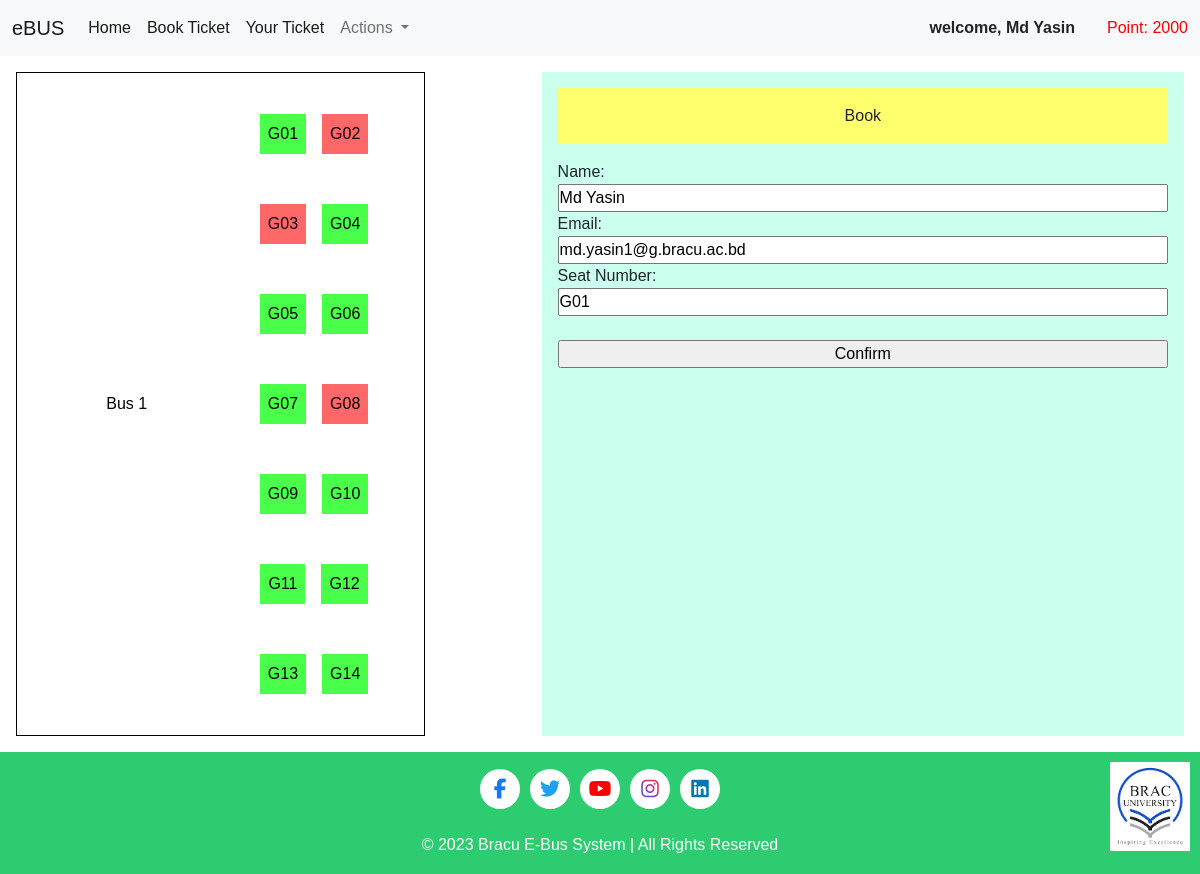
/booking-form/U2/1/G01, run on the app's committed database.
### user/models.py (models this page shows)
class User(models.Model):
    user_id = models.CharField(max_length=10, primary_key=True, default="#1")
    name = models.CharField(max_length=100, unique=True)
    email = models.EmailField(max_length=100, unique=True)
    date_joined = models.DateField(auto_now_add=True)
    point = models.IntegerField(default=100)
    password = models.CharField(max_length=100)
    active = models.BooleanField(default=False)

### ticket_booking/views.py (the view, shortened to what this page needs)
# urls.py: path('booking-form/<id>/<bus_number>/<seat_number>', booking_form, name="booking-form"),
def booking_form(request, id, bus_number, seat_number):
    user = User.objects.filter(user_id=id).first()
    general_seats = {}
    for i in range(1, 15):
        if i < 10:
            key = f'G0{i}'
        else:
            key = f'G{i}'
        booked = Tickets.objects.filter(seat_number=key).exists()
        if booked:
            general_seats[key] = {'booked': True}
        else:
            general_seats[key] = {'booked': False}
    return render(request, 'ticket_booking/booking_form.html', {'user':user, 'general_seats':general_seats, 'bus_number':bus_number, 'seat_number':seat_number})

### ticket_booking/templates/ticket_booking/booking_form.html (shortened to what this page needs)
{% extends "ticket_booking/base.html" %}
{% load static %}
{% block cssfiles %}
    <link rel="stylesheet" href="{% static 'ticket_booking/seating_cart.css' %}">
    <link rel="stylesheet" href="{% static 'ticket_booking/booking_form.css' %}">
{% endblock cssfiles %}
{% block form %}
    <p class="form-heading">Book</p>
    <form action="" method="post">
        <label for="lname">Name:</label><br>
        <input type="text" name="name" id="lname" value="{{user.name}}"><br>
        <label for="lemail">Email:</label><br>
        <input type="email" name="email" id="lemail" value="{{user.email}}"><br>
        <label for="lseat">Seat Number:</label><br>
        <input type="text" name="seat" id="lseat" value="{{seat_number}}"><br><br>
        <input type="submit" value="Confirm">
    </form>
{% endblock form %}

### homepage/templates/homepage/base.html (shortened to what this page needs)
<!DOCTYPE html>
{% load static %}
<html lang="en">
<head>
    <link rel="stylesheet" href="https://cdnjs.cloudflare.com/ajax/libs/font-awesome/6.4.2/css/all.min.css" />
    <link href="https://cdn.jsdelivr.net/npm/bootstrap@5.0.2/dist/css/bootstrap.min.css" rel="stylesheet">
    <link rel="stylesheet" href="{% static 'homepage/nav.css' %}">
    {% block cssfiles %}{% endblock cssfiles %}
</head>
<body>
    <nav class="navbar navbar-expand-lg navbar-light bg-light">
        <div class="container-fluid">
          <a class="navbar-brand" href="#">eBUS</a>
          <div class="collapse navbar-collapse" id="navbarSupportedContent">
            <ul class="navbar-nav me-auto mb-2 mb-lg-0">
              <li class="nav-item">
                  <a class="nav-link active" aria-current="page" href="{% url 'homepage' id=user.user_id %}">Home</a>
              </li>
              <li class="nav-item">
                  <a class="nav-link active" aria-current="page" href="{% url 'buses' id=user.user_id %}">Book Ticket</a>
              </li>
              <li class="nav-item">
                <a class="nav-link active" aria-current="page" href="{% url 'ticket' id=user.user_id %}">Your Ticket</a>
            </li>
              <li class="nav-item dropdown">
                <a class="nav-link dropdown-toggle" href="#" id="navbarDropdown" role="button" data-bs-toggle="dropdown" aria-expanded="false">
                  Actions
                </a>
              </li>
            </ul>
              <div class="welcome">welcome, {{ user.name }}</div>
              <div class="points">Point: {{ user.point }}</div>
          </div>
        </div>
      </nav>
      {% block content %}{% endblock content %}
    <div class="footer">
      <p>
        <div class="icons">
          <div class="icon">
            <i class="fab fa-facebook-f facebook-icon"></i>
          </div>
          <div class="icon">
            <i class="fab fa-twitter twitter-icon"></i>
          </div>
          <div class="icon">
            <i class="fab fa-youtube youtube-icon"></i>
          </div>
          <div class="icon">
            <i class="fab fa-instagram instagram-icon"></i>
          </div>
          <div class="icon">
            <i class="fab fa-linkedin linkedin-icon"></i>
          </div>
        </div>
        <img src="{% static 'images/braculogo.png' %}" alt="Your Real Logo">
        <br>
        <span>&copy; 2023 Bracu E-Bus System | All Rights Reserved</span>
      </p>
    </div>
</body>
</html>

### homepage/static/homepage/nav.css (style rules this page uses)
.welcome { font-weight: 600; margin-right: 2rem; }
.points { color: red; }

### ticket_booking/static/ticket_booking/seating_cart.css (style rules this page uses)
* { margin: 0; padding: 0; box-sizing: border-box; }
.form-heading { padding: 1rem; width: 100%; text-align: center; background-color: rgb(255, 255, 110); }

### ticket_booking/static/ticket_booking/booking_form.css (style rules this page uses)
form { width: 100%; }
input { width: 100%; }

### homepage/templates/homepage/base.html (style rules this page uses)
body { margin: 0; padding: 0; font-family: 'Arial', sans-serif; }
.footer { position: fixed; left: 0; bottom: 0; width: 100%; background-color: #2ecc71; color: white; text-align: center; padding: 1px; position: relative; }
.icons { display: flex; align-items: center; justify-content: center; }
.icon { display: flex; align-items: center; justify-content: center; background-color: white; border-radius: 50%; width: 40px; height: 40px; margin: 0 5px; }
.icons i { font-size: 20px; transition: color 0.3s ease-in-out, transform 0.3s ease-in-out; }
.facebook-icon { color: #1877f2; }
.twitter-icon { color: #1da1f2; }
.youtube-icon { color: #ff0000; }
.instagram-icon { background: linear-gradient(45deg, #405de6, #5851db, #833ab4, #c13584, #e1306c, #fd1d1d); -webkit-background-clip: text; color: transparent; }
.linkedin-icon { color: #0077b5; }
.footer img { max-width: 80px; margin-top: 5px; position: absolute; top: 5px; right: 10px; }

### data on the page
User: name "Md Yasin", point "2000", email "md.yasin1@g.bracu.ac.bd"

### other printed values
{{ bus_number }} "1"
{{ seat }} "G01" "G04" "G05" "G06" "G07" "G09" "G10" "G11" "G12" "G13" "G14"
{{ seat }} "G02" "G03" "G08"
